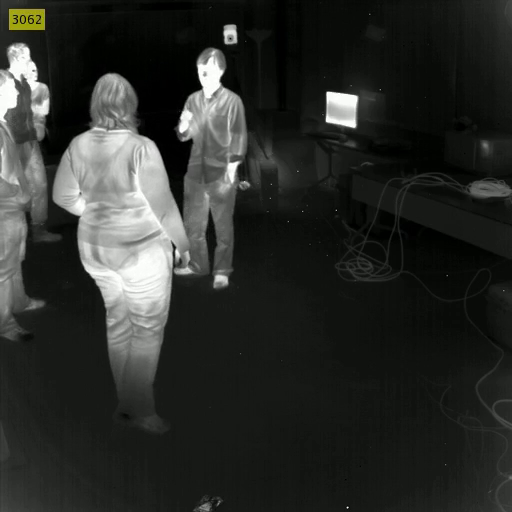
#> input picture frame 60 of reference/3_thermal_screening/sample videos/video_input.mp4, 512 x 512 px, given in place of ThermalExperiment2.mp4, which was not available
$ python thermalcctv.py
#> lines starting #> are read from the running program, lines starting #| are printed output that depends on the picture; after the words box and inside, x2 and y2 are one past the last pixel; in counts of white or black regions, pixels touching at a corner belong together; pictures that were not available may be replaced by others from this repository, and a replacement may not be noted
#> further down, frame is the input picture: shape (512, 512, 3); mean B, G, R 42, 45.3, 43.3
import cv2
import numpy as np

def get_temperature_label(color_name):
    temperature_labels = {
        'Red': '80-100 c',
        'Orange': '60-79 c',
        'Yellow': '40-59 c',
        'Green': '20-39 c',
        'Blue': '0-19 c'
    }
    return temperature_labels.get(color_name, 'warna')

def detect_and_label_temperature(frame):

    hsv = cv2.cvtColor(frame, cv2.COLOR_BGR2HSV)
#> hsv: shape (512, 512, 3); mean H, S, V 49.1, 42.2, 45.3

    boundaries = [
        ([0, 50, 50], [10, 255, 255], 'Red'),
        ([11, 50, 50], [25, 255, 255], 'Orange'),
        ([26, 50, 50], [34, 255, 255], 'Yellow'),
        ([35, 50, 50], [85, 255, 255], 'Green'),
        ([86, 50, 50], [130, 255, 255], 'Blue')
    ]

    for (lower, upper, color_name) in boundaries:
        lower = np.array(lower, dtype="uint8")
        upper = np.array(upper, dtype="uint8")

        mask = cv2.inRange(hsv, lower, upper)

        output = cv2.bitwise_and(frame, frame, mask=mask)

        contours, _ = cv2.findContours(mask.copy(), cv2.RETR_EXTERNAL, cv2.CHAIN_APPROX_SIMPLE)

        for contour in contours:
            if cv2.contourArea(contour) > 500:
                x, y, w, h = cv2.boundingRect(contour)
                cv2.rectangle(frame, (x, y), (x + w, y + h), (0, 255, 0), 2)
                temperature_label = get_temperature_label(color_name)
                cv2.putText(frame, temperature_label, (x, y - 20), cv2.FONT_HERSHEY_SIMPLEX, 0.9, (36, 255, 12), 2)
#> this loop made 5 passes
#> contours on passes 2 to 3: 4 contours, all with area under 20, 1 contour; box (x1, y1, x2, y2) and area: (8, 8, 45, 30) 737
#> pass 2, in detect_and_label_temperature, `mask = cv2.inRange(hsv, lower, upper)`:
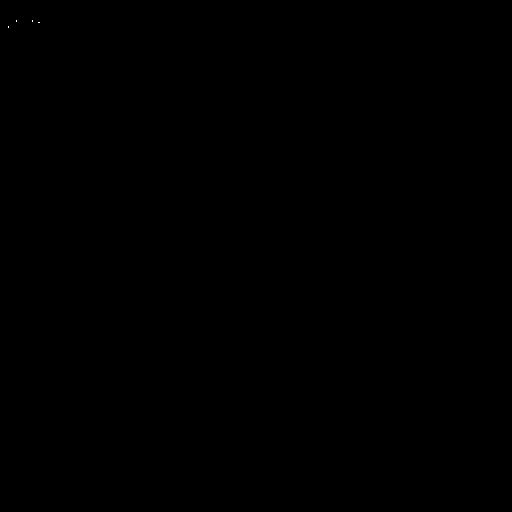
#> mask: shape (512, 512); 0% white in thin lines or dots, all inside (x1, y1, x2, y2) = (8, 20, 40, 28)
#> after the loop:
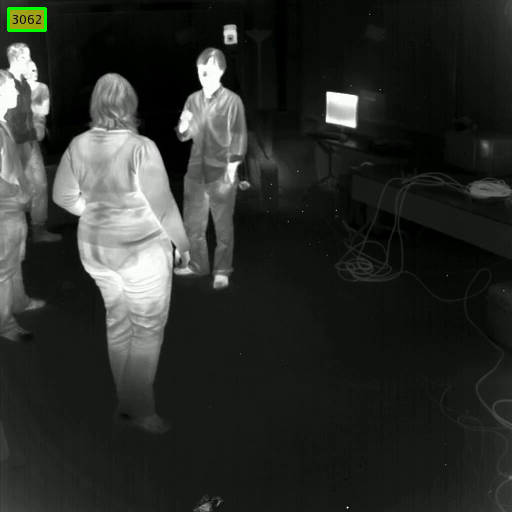
#> frame: shape (512, 512, 3); 0.13% of pixels changed, all inside (x1, y1, x2, y2) = (7, 7, 47, 32)

    return frame

cap = cv2.VideoCapture('/Users/devaraya/Documents/thermalvideocctv/src/ThermalExperiment2.mp4')

frame_width = int(cap.get(3))
frame_height = int(cap.get(4))
fps = int(cap.get(cv2.CAP_PROP_FPS))

out = cv2.VideoWriter('output_video.avi', cv2.VideoWriter_fourcc(*'XVID'), fps, (frame_width, frame_height))

while (cap.isOpened()):
    ret, frame = cap.read()
    if ret:
        labeled_frame = detect_and_label_temperature(frame)
        out.write(labeled_frame)

        cv2.imshow('THERMAL CCTV', labeled_frame)

        if cv2.waitKey(1) & 0xFF == ord(' '):
#> (key Esc is pressed here)
            break
    else:
        break

cap.release()
out.release()
cv2.destroyAllWindows()

$ run again, starting later in the video
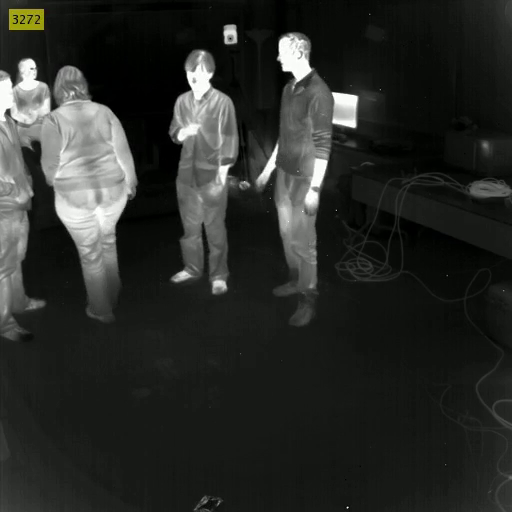
#> input picture frame 270 of reference/3_thermal_screening/sample videos/video_input.mp4, 512 x 512 px, given in place of ThermalExperiment2.mp4, which was not available
#> frame is the input picture: shape (512, 512, 3); mean B, G, R 40, 43.2, 41.3
#> hsv: shape (512, 512, 3); mean H, S, V 49.3, 41.7, 43.2
#> the loop in detect_and_label_temperature, `for (lower, upper, color_name) in boundaries:` made 5 passes
#> contours on passes 2 to 3: 5 contours, all with area under 20, 1 contour; box (x1, y1, x2, y2) and area: (8, 8, 44, 30) 699
#> after the loop in detect_and_label_temperature, `for (lower, upper, color_name) in boundaries:`:
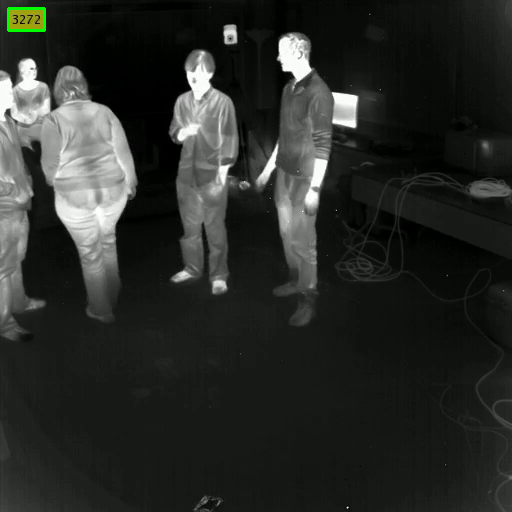
#> frame: shape (512, 512, 3); 0.13% of pixels changed, all inside (x1, y1, x2, y2) = (7, 7, 46, 32)

$ run again, starting later in the video
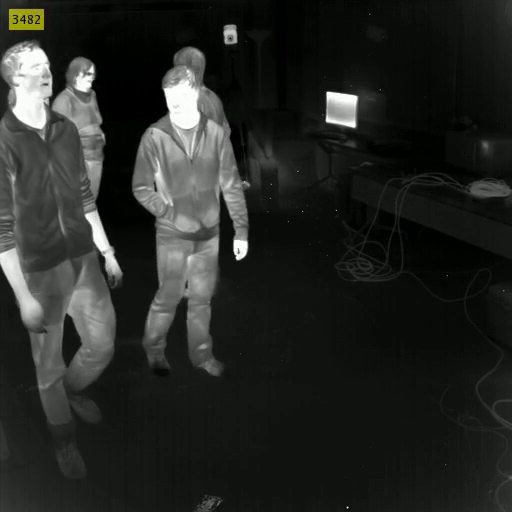
#> input picture frame 480 of reference/3_thermal_screening/sample videos/video_input.mp4, 512 x 512 px, given in place of ThermalExperiment2.mp4, which was not available
#> frame is the input picture: shape (512, 512, 3); mean B, G, R 36.3, 39.5, 37.6
#> hsv: shape (512, 512, 3); mean H, S, V 49.5, 51.2, 39.5
#> the loop in detect_and_label_temperature, `for (lower, upper, color_name) in boundaries:` made 5 passes
#> contours on passes 2 to 3: 5 contours, all with area under 20, 1 contour; box (x1, y1, x2, y2) and area: (8, 8, 44, 30) 708
#> after the loop in detect_and_label_temperature, `for (lower, upper, color_name) in boundaries:`:
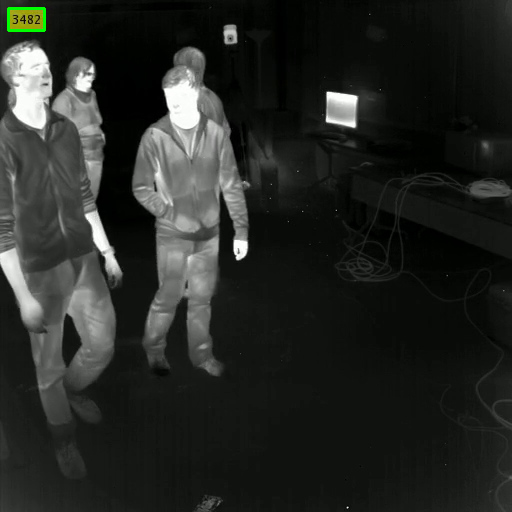
#> frame: shape (512, 512, 3); 0.13% of pixels changed, all inside (x1, y1, x2, y2) = (7, 7, 46, 32)
